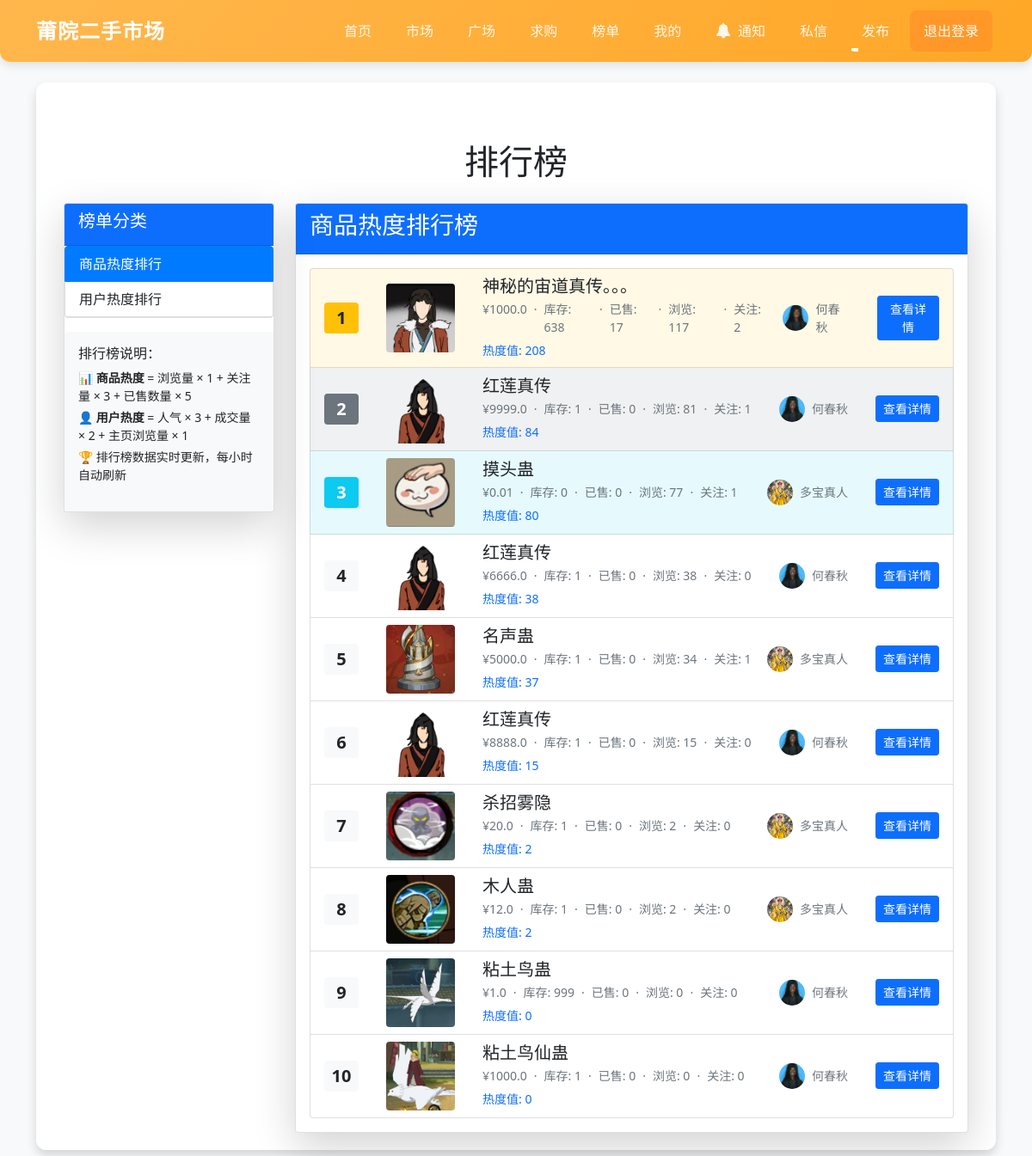
The page /rankings (signed in) on the database its author committed.
### app/models.py (models this page shows)
class Item(db.Model):
    id = db.Column(db.Integer, primary_key=True)
    title = db.Column(db.String(100), nullable=False, index=True)
    price = db.Column(db.Float, nullable=False)
    description = db.Column(db.Text, nullable=False)
    image_file = db.Column(db.String(20), nullable=False, default='default.jpg')
    date_posted = db.Column(db.DateTime, nullable=False, default=datetime.utcnow, index=True)
    user_id = db.Column(db.Integer, db.ForeignKey('user.id'), nullable=False, index=True)
    views = db.Column(db.Integer, nullable=False, default=0, index=True)
    stock = db.Column(db.Integer, nullable=False, default=1)
    sales_count = db.Column(db.Integer, nullable=False, default=0, index=True)  # 已售数量统计
    followers = db.relationship('Follow', backref='item', lazy=True)

class User(db.Model, UserMixin):
    id = db.Column(db.Integer, primary_key=True)
    username = db.Column(db.String(20), unique=True, nullable=False, index=True)
    email = db.Column(db.String(120), unique=True, nullable=False, index=True)
    password = db.Column(db.String(60), nullable=False)
    contact = db.Column(db.String(60), nullable=False)
    avatar = db.Column(db.String(20), nullable=False, default='default_avatar.png')
    is_admin = db.Column(db.Boolean, nullable=False, default=False)
    sales_count = db.Column(db.Integer, nullable=False, default=0)  # 成交量统计
    views = db.Column(db.Integer, nullable=False, default=0, index=True)  # 主页访问量统计
    items = db.relationship('Item', backref='seller', lazy=True)

### app/routes.py (the view)
@main.route("/rankings")
@login_required
def rankings():
    items = Item.query.all()
    items.sort(key=lambda x: x.views + len(x.followers) * 3 + x.sales_count * 5, reverse=True)
    users = User.query.all()
    users.sort(key=lambda x: x.followers.count() * 3 + x.sales_count * 2 + x.views, reverse=True)
    return render_template('rankings.html', title='排行榜', items=items[:10], users=users[:10])

### app/__init__.py (called while the page is built)
@login_manager.user_loader
def load_user(user_id):
    return User.query.get(int(user_id))

### app/routes.py (called while the page is built)
@main.app_context_processor
def utility_processors():
    def notifications_processor():
        if current_user.is_authenticated:
            unread_count = Notification.query.filter_by(user_id=current_user.id, is_read=False).count()
            return unread_count
        return 0
    return dict(unread_notifications_count=notifications_processor)

### templates/rankings.html (shortened to what this page needs)
{% extends "base.html" %}
{% block content %}
<div class="container mt-5">
    <h1 class="mb-4 text-center">排行榜</h1>
    <div class="row">
        <div class="col-md-3">
            <div class="card shadow-lg sticky-top" style="top: 20px;">
                <div class="card-header bg-primary text-white">
                    <h5>榜单分类</h5>
                </div>
                <div class="list-group">
                    <a href="#" class="list-group-item list-group-item-action active" id="product-tab" onclick="showTab('product')">
                        商品热度排行
                    </a>
                    <a href="#" class="list-group-item list-group-item-action" id="user-tab" onclick="showTab('user')">
                        用户热度排行
                    </a>
                </div>
                <div class="mt-3 p-3 bg-light rounded">
                    <h6>排行榜说明：</h6>
                    <ul class="list-unstyled mt-2 small">
                        <li class="mb-1">📊 <strong>商品热度</strong> = 浏览量 × 1 + 关注量 × 3 + 已售数量 × 5</li>
                        <li class="mb-1">👤 <strong>用户热度</strong> = 人气 × 3 + 成交量 × 2 + 主页浏览量 × 1</li>
                        <li class="mb-1">🏆 排行榜数据实时更新，每小时自动刷新</li>
                    </ul>
                </div>
            </div>
        </div>
        <div class="col-md-9">
            <div id="product-content" class="tab-content-item">
                <div class="card shadow-lg">
                    <div class="card-header bg-primary text-white">
                        <h3>商品热度排行榜</h3>
                    </div>
                    <div class="card-body">
                        {% if items %}
                            <div class="list-group">
                                {% for item in items %}
                                    <div class="list-group-item list-group-item-action d-flex align-items-center justify-content-between gap-3 {% if loop.index == 1 %}bg-warning bg-opacity-10{% elif loop.index == 2 %}bg-secondary bg-opacity-10{% elif loop.index == 3 %}bg-info bg-opacity-10{% endif %}">
                                        <div class="text-center me-3">
                                            {% if loop.index == 1 %}
                                                <span class="badge bg-warning text-dark fs-5 fw-bold p-2" style="min-width: 40px;">{{ loop.index }}</span>
                                            {% elif loop.index == 2 %}
                                                <span class="badge bg-secondary text-white fs-5 fw-bold p-2" style="min-width: 40px;">{{ loop.index }}</span>
                                            {% elif loop.index == 3 %}
                                                <span class="badge bg-info text-white fs-5 fw-bold p-2" style="min-width: 40px;">{{ loop.index }}</span>
                                            {% else %}
                                                <span class="badge bg-light text-dark fs-5 fw-bold p-2" style="min-width: 40px;">{{ loop.index }}</span>
                                            {% endif %}
                                        </div>
                                        <div class="me-3">
                                            <img src="{{ url_for('static', filename='uploads/' + item.image_file) }}" alt="{{ item.title }}" class="rounded" style="width: 80px; height: 80px; object-fit: cover;">
                                        </div>
                                        <div class="flex-grow-1">
                                            <h5 class="mb-1">{{ item.title }}</h5>
                                            <div class="d-flex gap-2 text-muted small">
                                                <span>¥{{ item.price }}</span>
                                                <span>·</span>
                                                <span>库存: {{ item.stock }}</span>
                                                <span>·</span>
                                                <span>已售: {{ item.sales_count }}</span>
                                                <span>·</span>
                                                <span>浏览: {{ item.views }}</span>
                                                <span>·</span>
                                                <span>关注: {{ item.followers|length }}</span>
                                            </div>
                                            <div class="mt-1">
                                                <small class="text-primary">热度值: {{ item.views + item.followers|length * 3 + item.sales_count * 5 }}</small>
                                            </div>
                                        </div>
                                        <div class="text-right me-3">
                                            <div class="d-flex align-items-center justify-content-end">
                                                <img src="{{ url_for('static', filename='uploads/avatars/' + item.seller.avatar) }}" alt="{{ item.seller.username }}" class="rounded-circle me-2" style="width: 30px; height: 30px; object-fit: cover;">
                                                <small class="text-muted">{{ item.seller.username }}</small>
                                            </div>
                                        </div>
                                        <a href="{{ url_for('main.item_detail', item_id=item.id) }}" class="btn btn-primary btn-sm">
                                            查看详情
                                        </a>
                                    </div>
                                {% endfor %}
                            </div>
                        {% else %}
                            <div class="text-center py-5">
                                <p class="text-muted">暂无商品数据</p>
                            </div>
                        {% endif %}
                    </div>
                </div>
            </div>
        </div>
    </div>
</div>
{% endblock %}

### templates/base.html (style rules this page uses)
body { background-color: #f8f9fa; min-height: 100vh; overflow-x: hidden; }

### templates/rankings.html (style rules this page uses)
.card { transition: transform 0.3s ease, box-shadow 0.3s ease; }
.list-group-item.active { background-color: #007bff; border-color: #007bff; }
.sticky-top { position: sticky; top: 20px; }

### rows shown on the page
Item: image_file (picture), title "神秘的宙道真传。。。", price "1000.0", stock "638", sales_count "17", views "117", followers|length "2", views "208", avatar (picture), seller.username "何春秋"
Item: image_file (picture), title "红莲真传", price "9999.0", stock "1", sales_count "0", views "81", followers|length "1", views "84", avatar (picture), seller.username "何春秋"
Item: image_file (picture), title "摸头蛊", price "0.01", stock "0", sales_count "0", views "77", followers|length "1", views "80", avatar (picture), seller.username "多宝真人"
Item: image_file (picture), title "红莲真传", price "6666.0", stock "1", sales_count "0", views "38", followers|length "0", avatar (picture), seller.username "何春秋"
Item: image_file (picture), title "名声蛊", price "5000.0", stock "1", sales_count "0", views "34", followers|length "1", views "37", avatar (picture), seller.username "多宝真人"
Item: image_file (picture), title "红莲真传", price "8888.0", stock "1", sales_count "0", views "15", followers|length "0", avatar (picture), seller.username "何春秋"
Item: image_file (picture), title "杀招雾隐", price "20.0", stock "1", sales_count "0", views "2", followers|length "0", avatar (picture), seller.username "多宝真人"
Item: image_file (picture), title "木人蛊", price "12.0", stock "1", sales_count "0", views "2", followers|length "0", avatar (picture), seller.username "多宝真人"
Item: image_file (picture), title "粘土鸟蛊", price "1.0", stock "999", sales_count "0", views "0", followers|length "0", avatar (picture), seller.username "何春秋"
Item: image_file (picture), title "粘土鸟仙蛊", price "1000.0", stock "1", sales_count "0", views "0", followers|length "0", avatar (picture), seller.username "何春秋"
